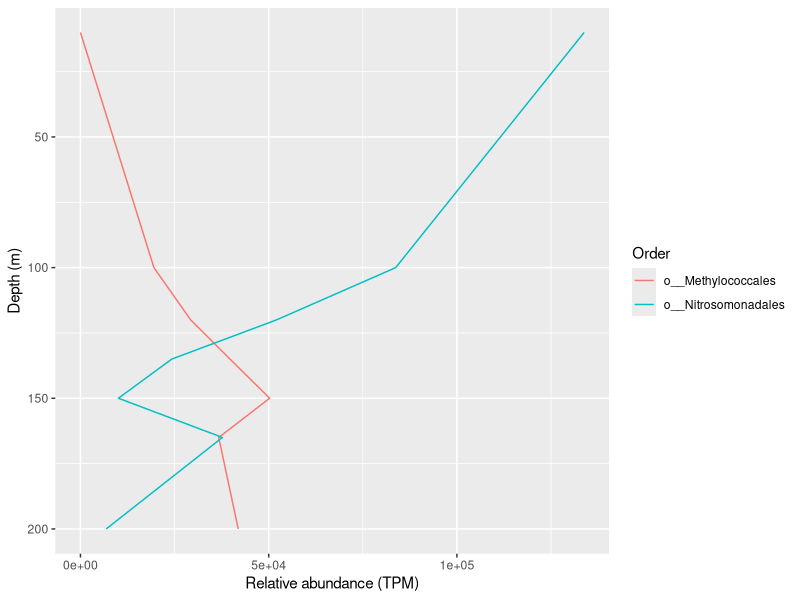
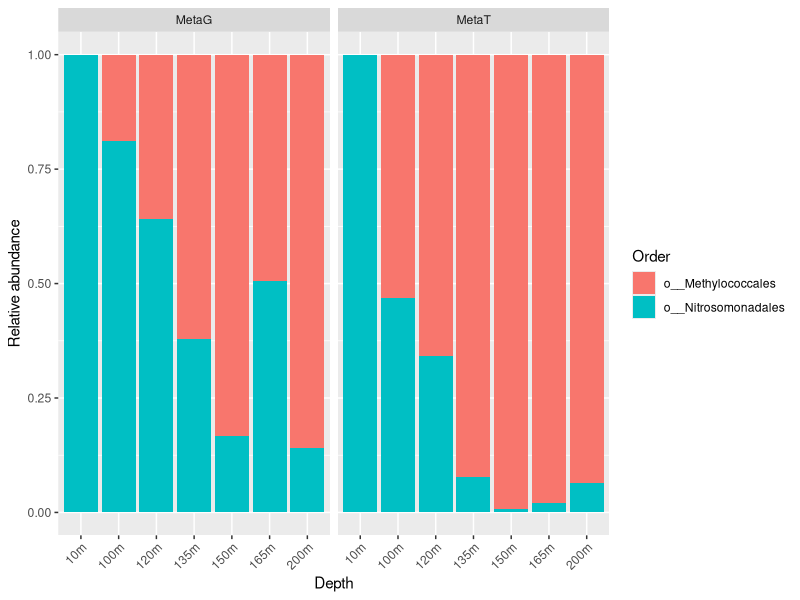
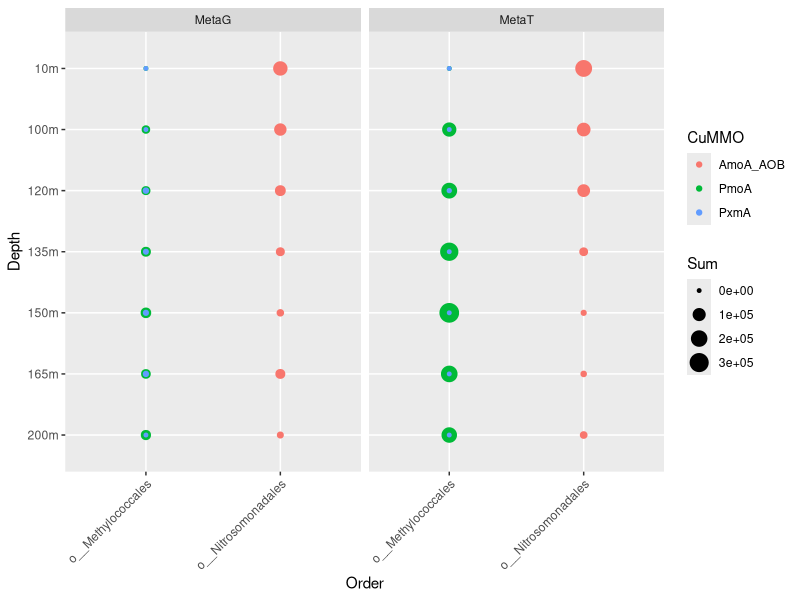
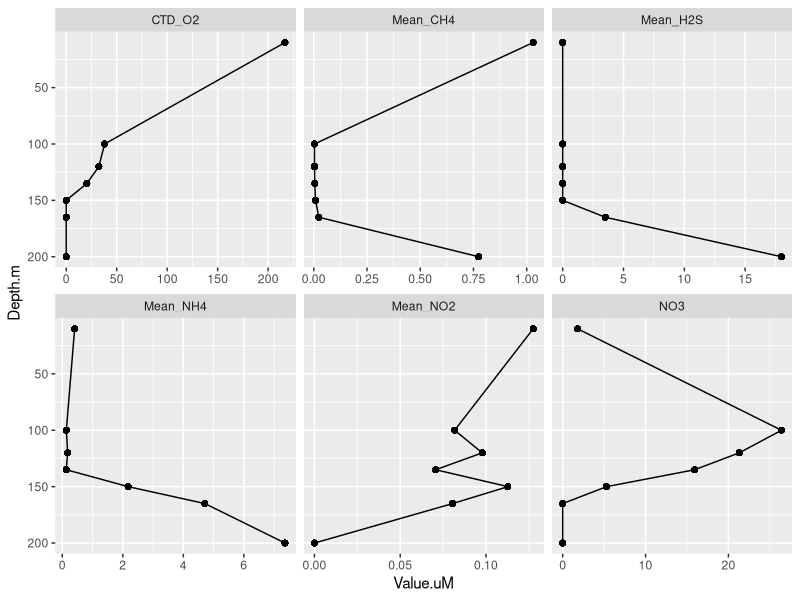
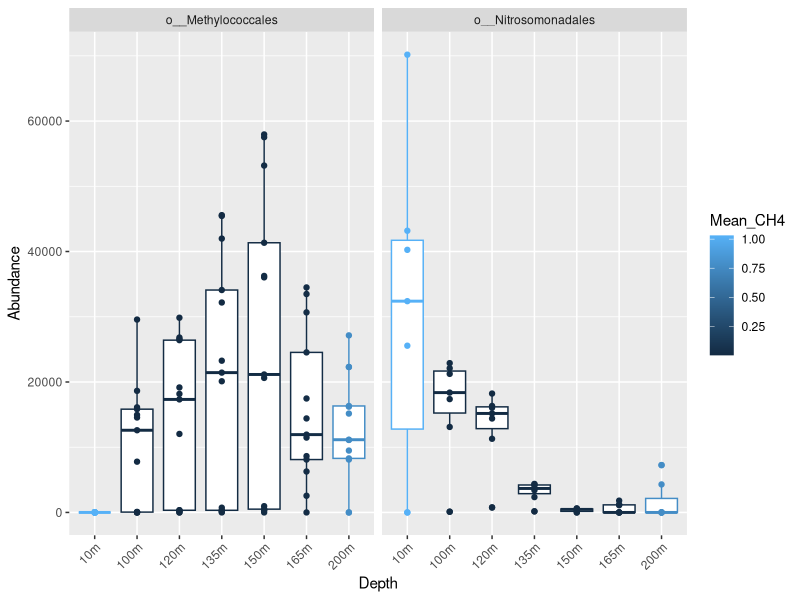
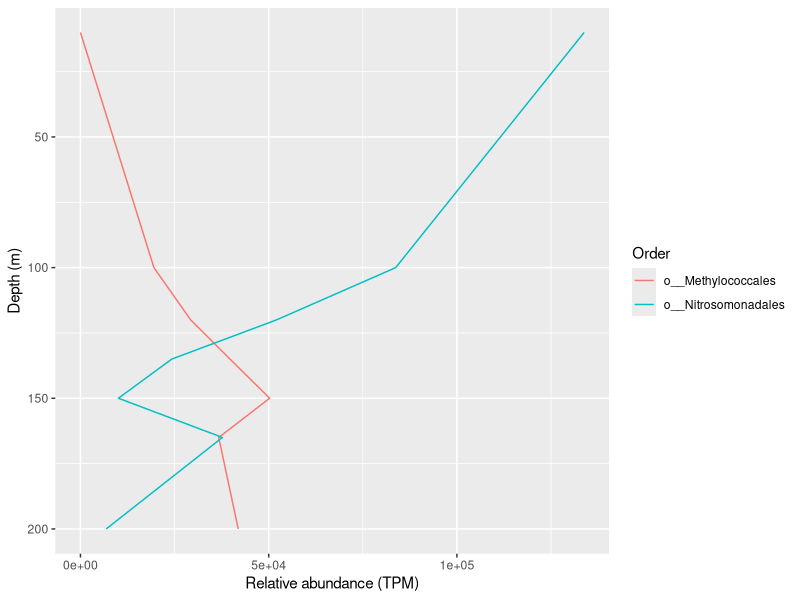
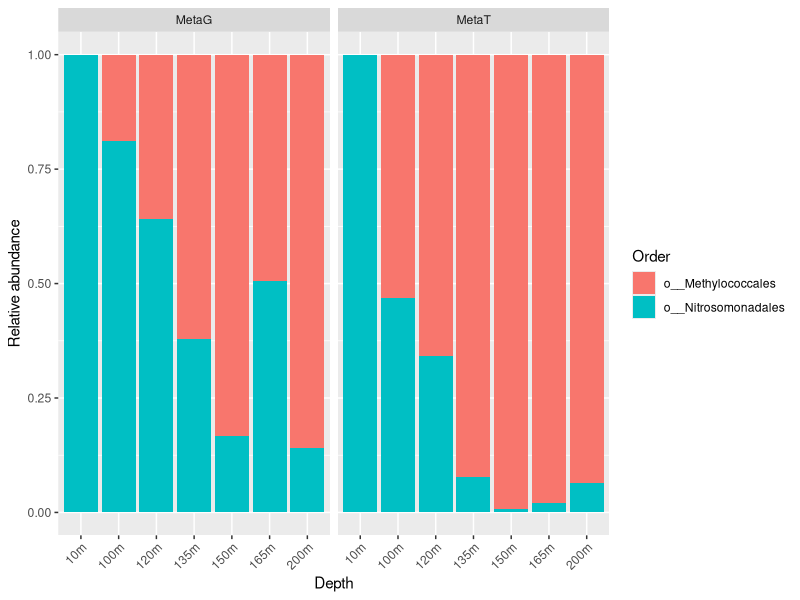
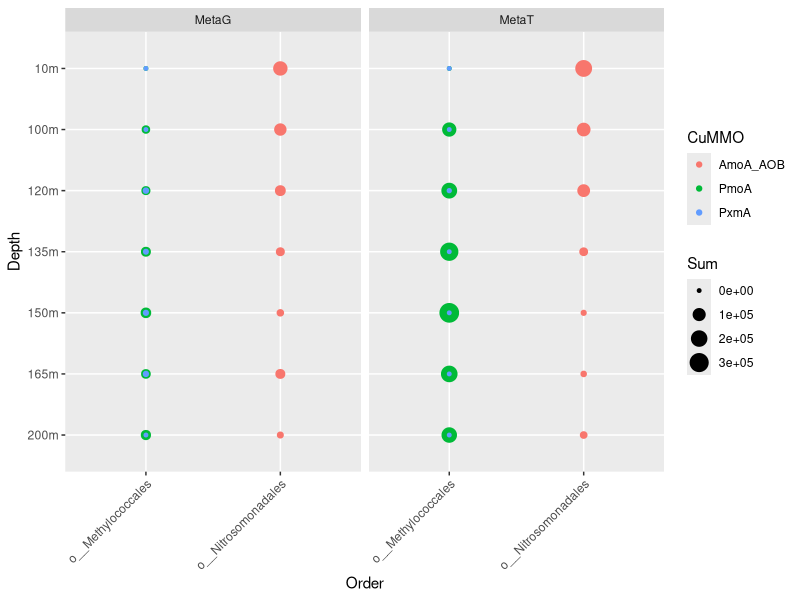

Here is the R script that generated these plots, in order: (Note: this script raises an error after producing the figures.)
## ---- chunk 1
knitr::opts_chunk$set(eval = FALSE)
## ---- chunk 2
library(ggplot2)
library(dplyr)
library(tidyr)
## ---- chunk 3
ts_dat <- read.table(file="layered_classifications.tsv",
                     header=TRUE,
                     sep="\t")
## ---- chunk 4
ts_df <- ts_dat %>%
  filter(Marker == "XmoA")
## ---- chunk 5
ts_df <- ts_df %>%
  filter(Marker %in% c("XmoA", "PmoA", "AmoA"))
## ---- chunk 6
taxa_ranks <- c("Root", "Domain", "Phylum", "Class",
                "Order", "Family", "Genus", "Species")
ts_df <- ts_df %>%
  separate(col = Taxonomy,
           into = taxa_ranks,
           sep = "; ", fill = "right", remove = T)
## ---- chunk 7
ts_df <- ts_df %>% 
  mutate(Sample = gsub("_pe", "_MetaG", Sample)) %>% 
  separate(col = Sample,
           into = c("Cruise", "Depth", "SeqType"),
           extra = "drop")
## ---- chunk 8
ts_df <- ts_df %>%
  mutate(Depth.m = as.numeric(gsub('m', '', Depth))) %>% 
  mutate(Cruise = as.numeric(gsub('SI0', '', Cruise)))
## ---- chunk 9
geochem_df <- read.table("Saanich_TimeSeries_Chemical_DATA.csv",
                          header=TRUE, sep=',') %>% 
  filter(Cruise == 72) %>% 
  select(Cruise, Depth,
         CTD_O2, NO3,
         Mean_NH4, Mean_NO2, Mean_H2S, Mean_CH4) %>% 
  mutate(Mean_CH4 = Mean_CH4*1E-3) %>% 
  mutate(across(.fns=as.numeric))
## ---- chunk 10
ts_geo_df <- left_join(ts_df,
                       geochem_df,
                       by=c("Cruise",
                            "Depth.m" = "Depth"))
## ---- chunk 11
ts_geo_df %>%
  filter(SeqType == "MetaG") %>% 
  group_by(Depth.m, Order) %>%
  summarise(Sum = sum(Abundance)) %>%
  ungroup() %>%
  ggplot(aes(x=Depth.m, y=Sum, colour=Order)) +
  geom_line() +
  coord_flip() +
  scale_x_reverse() +
  labs(x="Depth (m)",
       y="Relative abundance (TPM)")

ggsave("taxonomic_order_lineplot.png")
## ---- chunk 12
ts_geo_df %>% 
  group_by(Depth, Depth.m, SeqType) %>% 
  mutate(Proportion = Abundance/sum(Abundance)) %>% 
  group_by(Depth, Depth.m, Order, SeqType) %>% 
  summarise(sum = sum(Proportion)) %>% 
  ungroup() %>% 
  mutate(Depth = reorder(Depth, Depth.m)) %>% 
  ggplot(aes(x=Depth, y=sum, fill=Order)) +
  geom_bar(stat = "identity") +
  facet_wrap(~SeqType) +
  labs(x="Depth",
       y="Relative abundance") +
  theme(axis.text.x = element_text(angle = 45, hjust = 1))

ggsave("taxonomic_order_barplot.png")
## ---- chunk 13
ts_geo_df %>% 
  group_by(Depth, Depth.m, SeqType, Order, CuMMO) %>% 
  summarise(Sum = sum(Abundance)) %>% 
  ungroup() %>%
  mutate(Depth = reorder(Depth, desc(Depth.m))) %>% 
  ggplot(aes(x=Depth, y=Order, colour=CuMMO)) +
  geom_point(aes(size=Sum)) +
  facet_wrap(~SeqType) +
  coord_flip() +
  theme(axis.text.x = element_text(angle = 45, hjust = 1))

ggsave("functional_bubbleplot.png")
## ---- chunk 14
ts_geo_df %>% 
  pivot_longer(cols=c(starts_with("Mean"), NO3, CTD_O2),
               values_to = "Value.uM",
               names_to = "Molecule") %>%
  ggplot(aes(x=Depth.m, y=Value.uM)) +
  geom_point() +
  geom_line() +
  facet_wrap(~Molecule, scales = "free_x") +
  coord_flip() +
  scale_x_reverse()

ggsave("geochemical_lineplot.png")
## ---- chunk 15
ts_geo_df %>%
  filter(SeqType=="MetaT") %>%
  filter(!is.na(Order)) %>% 
  mutate(Depth = reorder(Depth, Depth.m)) %>% 
  ggplot(aes(x=Depth, y=Abundance, colour=Mean_CH4)) +
  geom_boxplot() +
  geom_point() +
  facet_wrap(~Order) +
  theme(axis.text.x = element_text(angle = 45, hjust = 1))

ggsave("taxonomic_order_boxplot.png")
## ---- chunk 16
# Reset code chunk settings to `default_chunk_options` (defined in `index.Rmd`)
knitr::opts_chunk$set(default_chunk_options)
